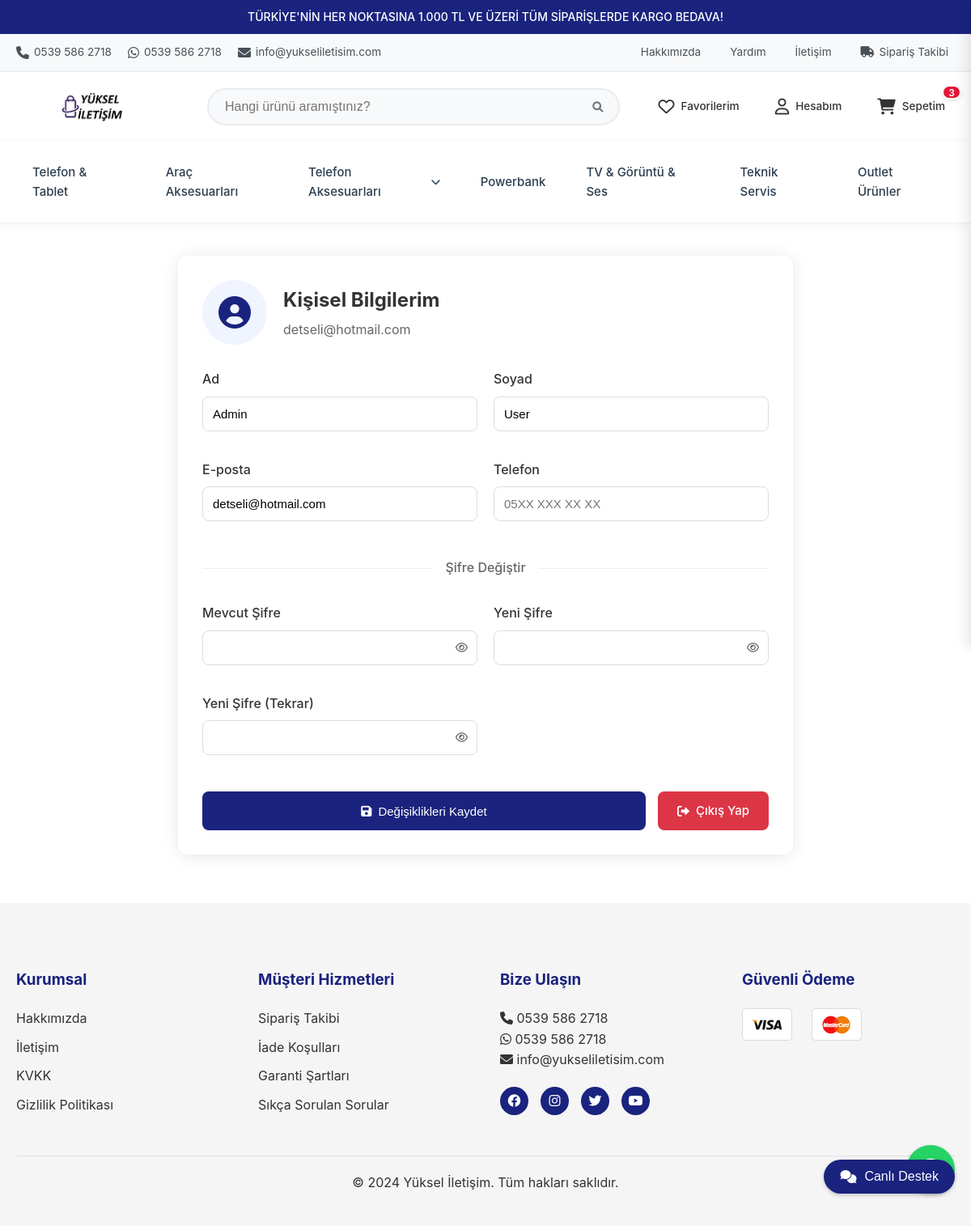
The app's page /profile (signed in), older data.
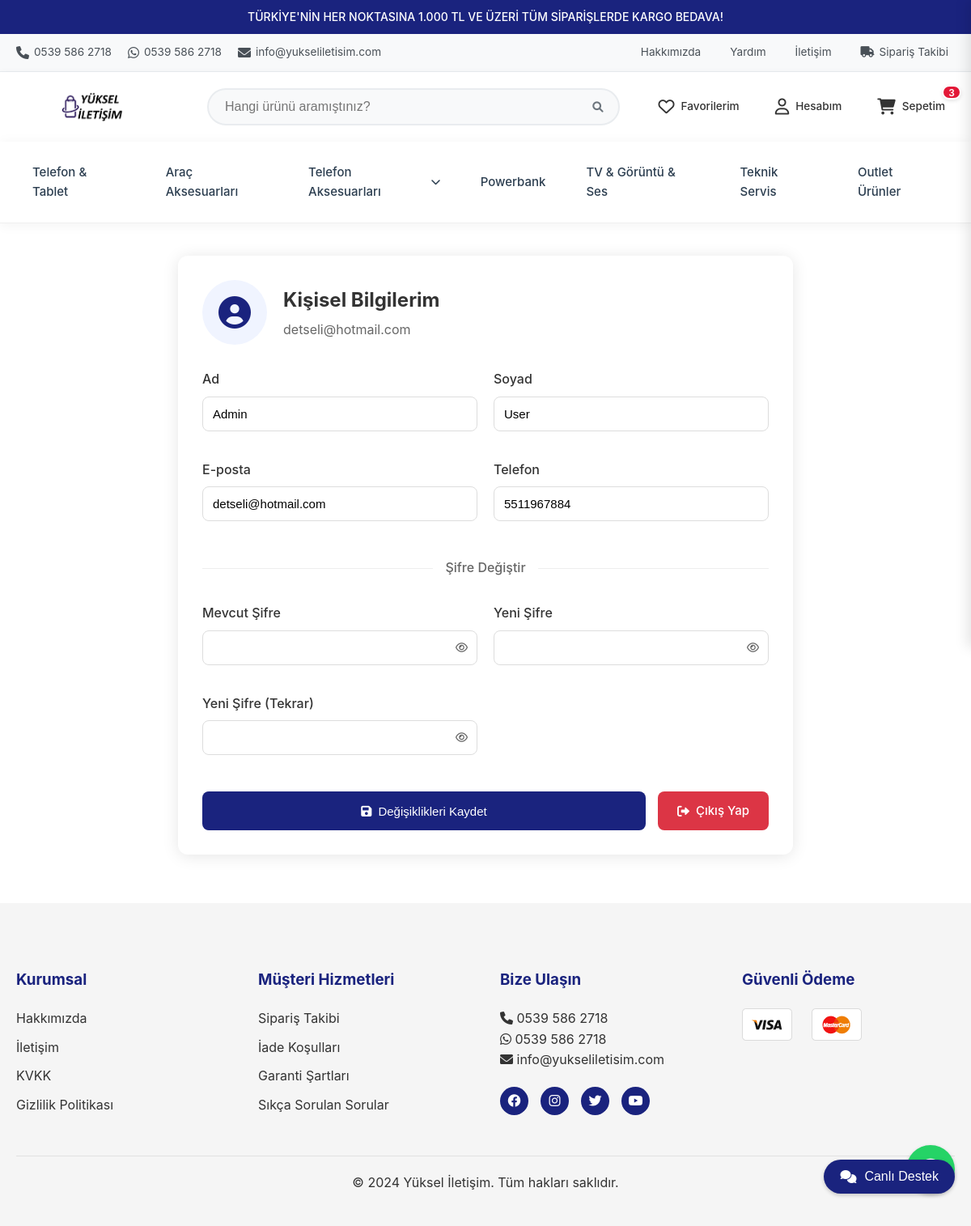
The same page, newer data.
### models.py (models this page shows, shortened)
class User(UserMixin, db.Model):
    id = db.Column(db.Integer, primary_key=True)
    email = db.Column(db.String(120), unique=True, nullable=False)
    password_hash = db.Column(db.String(128))
    first_name = db.Column(db.String(50))
    last_name = db.Column(db.String(50))
    phone = db.Column(db.String(15))
    category_id = db.Column(db.Integer, db.ForeignKey('category.id'))  # Yeni eklendi
    is_active = db.Column(db.Boolean, default=True)
    is_admin = db.Column(db.Boolean, default=False)
    created_at = db.Column(db.DateTime, default=datetime.utcnow)
    last_login = db.Column(db.DateTime)

### app.py (the view, shortened to what this page needs)
    @app.route('/profile', methods=['GET', 'POST'])
    @login_required
    def profile():
        return render_template('profile.html')

### templates/profile.html (shortened to what this page needs)
{% extends 'base.html' %}
{% block content %}
<div class="profile-container">
    <div class="profile-card">
        <div class="profile-header">
            <div class="user-avatar">
                <i class="fas fa-user-circle"></i>
            </div>
            <div class="user-info">
                <h1>Kişisel Bilgilerim</h1>
                <p>{{ current_user.email }}</p>
            </div>
        </div>
        <form id="profileForm" method="POST">
            <div class="form-grid">
                <div class="form-group">
                    <label for="first_name">Ad</label>
                    <input type="text"
                           id="first_name"
                           name="first_name"
                           value="{{ current_user.first_name }}"
                           required>
                </div>
                <div class="form-group">
                    <label for="last_name">Soyad</label>
                    <input type="text"
                           id="last_name"
                           name="last_name"
                           value="{{ current_user.last_name }}"
                           required>
                </div>
                <div class="form-group">
                    <label for="email">E-posta</label>
                    <input type="email"
                           id="email"
                           name="email"
                           value="{{ current_user.email }}"
                           required>
                </div>
                <div class="form-group">
                    <label for="phone">Telefon</label>
                    <input type="tel"
                           id="phone"
                           name="phone"
                           value="{{ current_user.phone or '' }}"
                           placeholder="05XX XXX XX XX">
                </div>
            </div>
            <div class="divider">
                <span>Şifre Değiştir</span>
            </div>
            <div class="form-grid">
                <div class="form-group">
                    <label for="current_password">Mevcut Şifre</label>
                    <div class="password-input">
                        <input type="password"
                               id="current_password"
                               name="current_password">
                        <button type="button" class="toggle-password">
                            <i class="far fa-eye"></i>
                        </button>
                    </div>
                </div>
                <div class="form-group">
                    <label for="new_password">Yeni Şifre</label>
                    <div class="password-input">
                        <input type="password"
                               id="new_password"
                               name="new_password">
                        <button type="button" class="toggle-password">
                            <i class="far fa-eye"></i>
                        </button>
                    </div>
                </div>
                <div class="form-group">
                    <label for="confirm_password">Yeni Şifre (Tekrar)</label>
                    <div class="password-input">
                        <input type="password"
                               id="confirm_password"
                               name="confirm_password">
                        <button type="button" class="toggle-password">
                            <i class="far fa-eye"></i>
                        </button>
                    </div>
                </div>
            </div>
            <div class="button-group">
                <button type="submit" class="btn btn-save">
                    <i class="fas fa-save"></i>
                    Değişiklikleri Kaydet
                </button>
                <a href="{{ url_for('logout') }}" class="btn btn-logout">
                    <i class="fas fa-sign-out-alt"></i>
                    Çıkış Yap
                </a>
            </div>
        </form>
    </div>
</div>
{% endblock %}

Row changes from the older to the newer data that the page shows:
changed User "detseli@hotmail.com": phone (not shown) → "5511967884"
